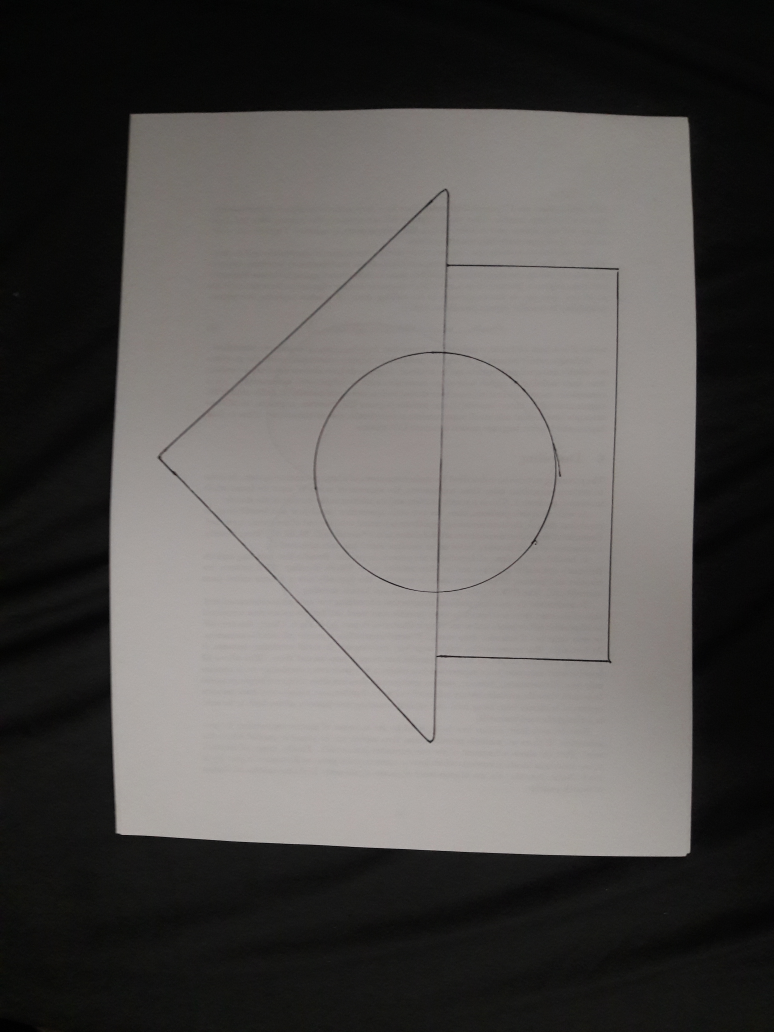
#> input picture python/pic_lib/straight1.jpg, 3096 x 4128 px (shown at 1/4 size)
$ python opencv_test_3.py   (Python 2 division)
#> lines starting #> are read from the running program, lines starting #| are printed output that depends on the picture; after the words box and inside, x2 and y2 are one past the last pixel; in counts of white or black regions, pixels touching at a corner belong together
### python/utility.py
import cv2

from datetime import datetime

# [17 lines left out: function to_JSON_string, not called in this run]


def send(obj):
    print(to_JSON_string(obj))


# [8 lines left out: function write_result, not called in this run]


def shrink_to_size(img, get_dims = False):
    height, width = img.shape[:2]
    MAX = 600

    max_height = min(height, MAX)
    max_width = min(width, MAX)

    ratio = 1

    if (height>width):
        max_dim = 'height'
    else:
        max_dim = 'width'
    resize = False

    if (max_dim == 'height'):
        if (height>max_height):
            ratio = float(max_height)/height
            resize = True
    else:
        if (width>max_width):
            ratio = float(max_width)/width
            resize = True
    if (resize):
        height = int(ratio*height)
        width = int(ratio*width)
        img = cv2.resize(img,(width, height), interpolation = cv2.INTER_AREA)
    if get_dims:
        return (img, width, height)
    return img

### python/general_merge.py
import math
import random

def merge_helper(lines, merge_group, check_merge_criteria):
    merged_lines = []

    if (len(lines) == 0):
        return []

    remaining_lines = lines[:]

    seed_idx = 0
    seed_line = lines[seed_idx]
    groups = [[seed_line]]
    to_remove_idxs = [0]
    current_group_idx = 0
    while (len(remaining_lines)>0):
        for i in xrange(1, len(remaining_lines)):
            growing_line = merge_group(groups[current_group_idx])
            line = remaining_lines[i]
            if (check_merge_criteria(growing_line, line)):
                    groups[current_group_idx].append(line)
                    to_remove_idxs.append(i)
        remaining_lines_copy = []
        for i in xrange(len(remaining_lines)):
            if i not in to_remove_idxs:
                remaining_lines_copy.append(remaining_lines[i][:])
        remaining_lines = remaining_lines_copy
        if (len(remaining_lines)>0):
            current_group_idx += 1
            next_seed = remaining_lines[0]
            groups.append([next_seed])
            to_remove_idxs = [0]

    for group in groups:
        merged_line = merge_group(group)
        merged_lines.append(merged_line)
    return merged_lines

def merge(lines, merge_group, check_merge_criteria):
    max_iter = 10
    count = 0
    num_lines = len(lines)
    merged_lines = lines
    done = False
    while not done:
        count += 1
        merged_lines = merge_helper(merged_lines, merge_group, check_merge_criteria)
        num_merged_lines = len(merged_lines)
        if (num_merged_lines == num_lines) or (count == max_iter):
            done = True
        else:
            num_lines = num_merged_lines

    return merged_lines


### python/line_merge.py
import general_merge
import geometry

def get_max_dist_endpoints(line1, line2):
    max_dist = 0
    x11,y11,x12,y12 = line1[0]


    x21,y21,x22,y22 = line2[0]

    points = [[x11,y11], [x12,y12], [x21,y21], [x22,y22]]

    max_point1 = None
    max_point2 = None

    for point1 in points:
        for point2 in points:
            dist = geometry.get_dist(point1, point2)
            if dist>max_dist:
                max_dist = dist
                max_point1 = point1
                max_point2 = point2

    return (max_dist, [max_point1, max_point2])


def get_merged_line(lines):
    max_max_dist = 0
    max_max_point1 = None
    max_max_point2 = None
    for line1 in lines:
        for line2 in lines:
            (max_dist, [max_point1, max_point2]) = get_max_dist_endpoints(line1, line2)
            if max_dist>max_max_dist:
                max_max_dist = max_dist
                max_max_point1 = max_point1
                max_max_point2 = max_point2

    return [[max_max_point1[0], max_max_point1[1], max_max_point2[0], max_max_point2[1]]]

def make_check_line_merge_criteria(circle=False):
    if circle:
        angle_low_thresh = .1
        angle_high_thresh = .1
        length_high_thresh = 75
        dist_thresh = 1

        min_length = 0
        min_length_dist = 0

    else:
        angle_low_thresh = 2#1
        angle_high_thresh = 7
        length_high_thresh = 75
        dist_thresh = 5

        min_length = 5
        min_length_dist = 2

    def check_line_merge_criteria(ref_line, test_line):


        merge = False

        test_line_length = geometry.get_line_length(test_line)
        dist = geometry.get_min_dist_line_segments(ref_line, test_line)
        diff = geometry.get_angle_diff(ref_line, test_line)

     ## this generally causes bad merges and results in directions changing easily
##        if test_line_length<min_length:
##            if dist<min_length_dist:
##                merge = True

        if (dist<dist_thresh):
            if (test_line_length>length_high_thresh):
                if (diff < angle_low_thresh):
                    merge = True
            else:
                if (diff < angle_high_thresh):
                    merge = True
        return merge

    return check_line_merge_criteria

def clean_merge_lines(merge_lines, edge_lines):
    cleaned_lines = []
    for line in merge_lines:
        if not clean_merge_line(line, edge_lines):
            cleaned_lines.append(line)
    return cleaned_lines

def clean_merge_line(line, edge_lines):
    length = geometry.get_line_length(line)
    clean = False

    angle_thresh = 2
    dist_thresh = 5
    length_thresh = 5
    if length < length_thresh:
        clean = True
    for edge_line in edge_lines:
        diff = geometry.get_angle_diff(line, edge_line)
        dist = geometry.get_min_dist_line_segments(line, edge_line)
        if (diff < angle_thresh):
            if (dist<dist_thresh):
                clean = True
    return clean


def merge_lines(lines, edge_lines = [], circle=False):
    merged_lines = general_merge.merge(lines, get_merged_line, make_check_line_merge_criteria(circle))
    merged_lines = clean_merge_lines(merged_lines, edge_lines)
    return merged_lines

### python/geometry.py
import math

def get_angle(line):
    '''
    returns an angle between 90 and -90
    '''
    x1,y1,x2,y2 = line[0]
    if (x1 == x2):
        return 90
    angle = math.degrees(math.atan((y1-y2)/float(x1-x2)))

    return angle

def get_angle_diff(line1, line2):
    angle1 = get_angle(line1)
    angle2 = get_angle(line2)
    diff = abs(angle1-angle2)
    if diff>90:
        diff = 180 - diff

    return diff

def get_line_equation(line):
    x1,y1,x2,y2 = line[0]
    if (x1-x2==0):
        return (float('inf'), None)

    m = (y1-y2)/float(x1-x2)
    c = y1 - m*x1

    return (m, c)

def dist_from_point_to_line(point, line):
    line_params = get_line_equation(line)
    m, c = line_params
    if c is None:
        special_x = line[0][0]
        dist = abs(point[0]- special_x)
        return dist, [special_x, point[1]]
    adjusted_point = [point[0], point[1]-c]
    point_length = get_dist([0,0], adjusted_point)
    point_angle = get_angle([[0,0,adjusted_point[0], adjusted_point[1]]])
    m_angle = get_angle([[0, 0, 1, m]])
    diff = abs(m_angle-point_angle)
    dist = point_length*math.sin(math.radians(diff))
    intersect_length = point_length*math.cos(math.radians(diff))
    intersect_x = intersect_length*math.cos(math.radians(m_angle))
    intersect_y = intersect_length*math.sin(math.radians(m_angle))+c

    return (dist, [intersect_x, intersect_y])

def check_point_within_line_segment(point, line):
    endpoint1, endpoint2 = get_endpoints(line)
    length = get_line_length(line)
    dist, intersect = dist_from_point_to_line(point, line)

    dist1 = get_dist(endpoint1, point)
    dist2 = get_dist(endpoint2, point)

    # since the point has to be within the line, the dist must be 0
    if dist < 0.0001:
        # since point is within line segment, must have both
        # distances be less than length
        if (dist1<=length) and (dist2<=length):
            return True

    return False

def dist_from_point_to_line_segment(point, line):
    line_params = get_line_equation(line)
    endpoint1, endpoint2 = get_endpoints(line)
    dist, intersect = dist_from_point_to_line(point, line)

    m, c = line_params
    if not check_point_within_line_segment(intersect, line):
        dist1 = get_dist(endpoint1, point)
        dist2 = get_dist(point, endpoint2)
        if (dist1<dist2):
            dist = dist1
            intersect = endpoint1
        else:
            dist = dist2
            intersect = endpoint2
    return dist, intersect

def get_lines_intersect(line1, line2, check_boundaries = False):
    m1, c1 = get_line_equation(line1)
    m2, c2 = get_line_equation(line2)


    if (c1 is None) and (c2 is None): # parallel special case
        return None

    if (m1 == m2): #parallel
        return None

    if (c1 is None):
        x = line1[0][0]
        y = m2*x + c2

    elif (c2 is None):
        x = line2[0][0]
        y = m1*x + c1

    else:
        x = (c2 - c1)/(m1 - m2)
        y = m1*x + c1

    # this point is on both lines
    intersect = [x,y]

    if check_boundaries:
        both_within = True
        for line in [line1, line2]:
            if not check_point_within_line_segment(intersect, line):
                both_within = False
        if not both_within:
            return None

    return (x,y)

def get_min_dist_line_segments(line1, line2):
    if get_lines_intersect(line1, line2, check_boundaries = True) is not None:
        return 0
    min_dist = float('inf')
    endpoints1 = get_endpoints(line1)
    endpoints2 = get_endpoints(line2)

    for point in endpoints1:
        dist, intersect = dist_from_point_to_line_segment(point, line2)
        if (dist<min_dist):
            min_dist = dist


    for point in endpoints2:
        dist, intersect = dist_from_point_to_line_segment(point, line1)
        if (dist<min_dist):
            min_dist = dist
    return min_dist


def get_dist(point1, point2):
    x1, y1 = point1
    x2, y2 = point2
    return math.pow(math.pow((x1-x2), 2) + math.pow((y1-y2), 2), .5)

def get_endpoints(line):
    x1,y1,x2,y2 = line[0]
    return ([x1, y1], [x2, y2])

def get_line_length(line):
    x1,y1,x2,y2 = line[0]
    return get_dist([x1,y1],[x2,y2])

def get_midpoint(line):
    x1,y1,x2,y2 = line[0]
    return [(x1+x2)/2.0, (y1+y2)/2.0]

### python/opencv_test_3.py
import cv2
import numpy as np
from matplotlib import pyplot as plt
import utility as utils
import circle_processing
import line_merge
import geometry

import time


# [100 lines left out: function get_circles, not called in this run]


def get_lines(img, ref_img = None, params = None):
    height, width = img.shape[:2]

    if params is None:
        minLineLength = 1
        maxLineGap = 1
        threshold = 25 #25
        blur = 3
    else:
        minLineLength = params["minLineLength"]
        maxLineGap = params["maxLineGap"]
        threshold = params["threshold"]
        blur = params["blur"]

    inv_img = cv2.bitwise_not(img)
    if blur is not None:
        inv_img = cv2.medianBlur(inv_img,blur)
    if (ref_img is None):
        ref_img = cv2.cvtColor(inv_img,cv2.COLOR_GRAY2BGR)

##    gray = cv2.cvtColor(img,cv2.COLOR_BGR2GRAY)
##    edges = cv2.Canny(img,50,150,apertureSize = 3)
##    edges = get_edges(img)
    line_img = ref_img

    blank_image = cv2.bitwise_not(np.zeros((height,width,3), np.uint8))

    lines = cv2.HoughLinesP(inv_img,1,np.pi/180,threshold,minLineLength,maxLineGap)

    if (lines is None):
        lines = []
##    print len(lines)
    for line in lines:
        for x1,y1,x2,y2 in line:
            cv2.line(line_img,(x1,y1),(x2,y2),(0,255,0), 1)
# [9 lines of commented-out code are left out]


    blank_image = cv2.cvtColor(blank_image,cv2.COLOR_BGR2GRAY)

    return (line_img, lines, blank_image)


# [13 lines left out: function get_corners, not called in this run]


def correct_skew(img, corners):

    def order_corners(corners):
    # for 4 corners!

        def sort_by(corners, sort_type):
            # [6 lines left out: function compare, not called in this run]
            return sorted(corners, compare)

        if len(corners) != 4:
            raise RuntimeError("The number of corners has to be 4")
        lefts = []
        rights = []
        x_sorted = sort_by(corners, 0)
        for i in xrange(4):
            if i<2:
                lefts.append(x_sorted[i])
            else:
                rights.append(x_sorted[i])

        left_y_sorted = sort_by(lefts, 1)
        right_y_sorted = sort_by(rights, 1)

        top_left = left_y_sorted[0]
        bottom_left = left_y_sorted[1]

        top_right = right_y_sorted[0]
        bottom_right = right_y_sorted[1]

        return [top_left, top_right, bottom_right, bottom_left]


    # [28 lines left out: function get_corrected_corners, not called in this run]

    corners = order_corners(corners)
    corrected_corners, orientation, edge_lines = get_corrected_corners(corners)
    pts1 = np.float32([corners])
    pts2 = np.float32([corrected_corners])

    M = cv2.getPerspectiveTransform(pts1,pts2)

    dst = cv2.warpPerspective(img,M,(corrected_corners[2][0], corrected_corners[2][1]))

    # returns the ordered corners
    return dst, corners, orientation, edge_lines


def get_page_corners(bin_img, img):
    params = { ## tested good values
        "minLineLength": 400000,
        "maxLineGap": 50,
        "threshold": 150,
        "blur": 5
        }

    result, lines, bin_lines = get_lines(bin_img, params = params)
    merged_lines = line_merge.merge_lines(lines)
# [26 lines of commented-out code are left out]
    height, width = img.shape[:2]
##    print width, height
##    print merged_lines

    img_corners = [[0,0], [width, 0], [width, height], [0, height]]
    edge_lines = []#[[[0,0,width, 0]],[[0,0,0,height]],[[width,0,width,height]],[[0,height,width,height]]]

    corners = []

    for img_corner in img_corners:
        min_dist = float('inf')
        best_corner = None
##        print "image corner", img_corner
        for line in merged_lines:
            if geometry.get_line_length(line)>min(height/8.0, width/8.0):
                dist, intersect = geometry.dist_from_point_to_line_segment(img_corner, line)
    ##            print line
    ##            print dist, intersect
                if (dist<min_dist):
                    min_dist = dist
                    best_corner = intersect
        if best_corner is not None:
            if (min_dist>max(height/2.0, width/2.0)): #hackityhack
                corners.append(img_corner)
            else:
                corners.append(best_corner)

# [29 lines of commented-out code are left out]
    if len(corners)==0:
        corners = img_corners

    img, corners, orientation, edge_lines = correct_skew(img, corners)
    bin_img, corners, orientation, edge_lines = correct_skew(bin_img, corners)

    return bin_img, img, corners, edge_lines
##
### from http://www.pyimagesearch.com/2017/01/02/rotate-images-correctly-with-opencv-and-python/
##def rotate_bound(image, angle):
##    # grab the dimensions of the image and then determine the
##    # center
##    (h, w) = image.shape[:2]
##    (cX, cY) = (w // 2, h // 2)
##
##    # grab the rotation matrix (applying the negative of the
##    # angle to rotate clockwise), then grab the sine and cosine
##    # (i.e., the rotation components of the matrix)
##    M = cv2.getRotationMatrix2D((cX, cY), -angle, 1.0)
##    print M
##    cos = np.abs(M[0, 0])
##    sin = np.abs(M[0, 1])
##
##    # compute the new bounding dimensions of the image
##    nW = int((h * sin) + (w * cos))
##    nH = int((h * cos) + (w * sin))
##
##    # adjust the rotation matrix to take into account translation
##    M[0, 2] += (nW / 2) - cX
##    M[1, 2] += (nH / 2) - cY
##
##    # perform the actual rotation and return the image
##    return cv2.warpAffine(image, M, (nW, nH))
##
##def rotate_point(point,image,angle):
##    def apply_m(point, M):
##        point_inv = [point[1], point[0]]
##
##        point_inv = [
##            point_inv[0]*M[0][0] + point_inv[1]*M[1][0],
##            point_inv[0]*M[0][1] + point_inv[1]*M[1][1]
##            ]
##
##        point = [point_inv[1], point_inv[0]]
####        point = [
####            point[0]*M[0][0] + point[1]*M[1][0],
####            point[0]*M[0][1] + point[1]*M[1][1]
####            ]
##
##
##        return point
##
##    (h, w) = image.shape[:2]
##    center = (w // 2, h // 2)
##
##    M = cv2.getRotationMatrix2D(center, -angle, 1.0)
##    point[0] = point[0]-center[0]
##    point[1] = point[1]-center[1]
##
##
##    point = apply_m(point, M)
##    [nw,nh] = apply_m(center,M)
##    print center
##    print nw, nh
##
##    point[0] = point[0] + nw
##    point[1] = point[1] + nh
##
##    return point

save_pics = True
##save_pics = False

testing = True
##testing = False

if not testing:
    path = raw_input()
    corners = raw_input()

else:
##    path = 'pic_lib/1.jpg'
    path = 'pic_lib/lor_1.jpg'
    path = 'pic_lib/huy_1.jpg'
# [13 lines of commented-out code are left out]
    path = 'pic_lib/straight1.jpg'
# [10 lines of commented-out code are left out]

    corners = 'None'

img = cv2.imread(path,0)
if (img is not None):

    start = time.time()

    img = utils.shrink_to_size(img)
#> in shrink_to_size, `img = cv2.resize(img,(width, height), interpolation = cv2.INTER_AREA)`:
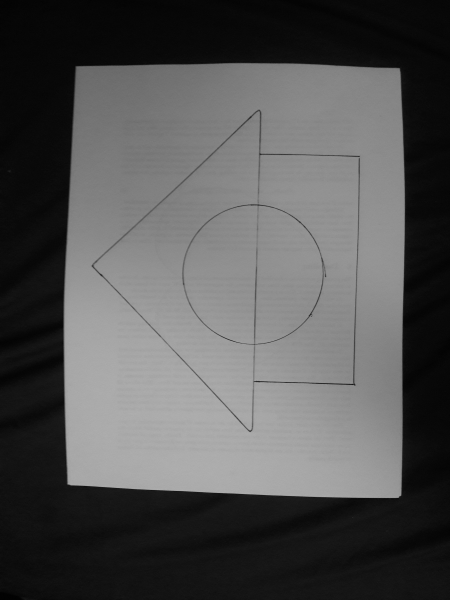
#> img: shape (600, 450); min 1, max 174, mean 83.1
    orig_img = img.copy()

    img_bin = img.copy()
    img_bin = cv2.GaussianBlur(img_bin,(5,5),0)
    img_bin = cv2.adaptiveThreshold(img_bin,255,cv2.ADAPTIVE_THRESH_GAUSSIAN_C,\
            cv2.THRESH_BINARY,11,2)
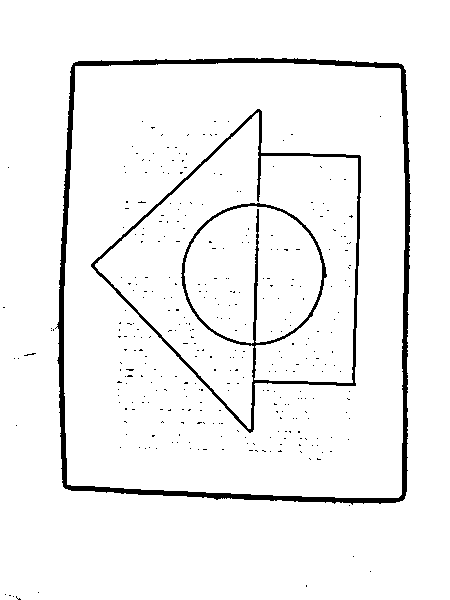
#> img_bin: shape (600, 450); 95.2% white; 340 black regions (338 under 20 px), largest, box (x1, y1, x2, y2) and area: (55, 58, 411, 505) 7491, (91, 109, 361, 433) 4658

    edge_lines = []
    if (corners != 'None'):
        img, corners, orientation, edge_lines = correct_skew(img, eval(corners))
    else:
        bin_img, img, corners, edge_lines = get_page_corners(img_bin, img)
#> in get_lines, `inv_img = cv2.medianBlur(inv_img,blur)`:
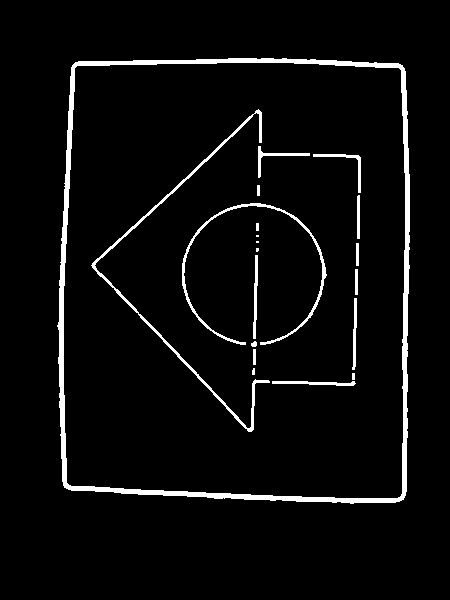
#> inv_img: shape (600, 450); 4.4% white; 20 white regions (4 under 20 px), largest, box (x1, y1, x2, y2) and area: (57, 58, 410, 504) 7466, (91, 109, 270, 432) 1547, (182, 203, 327, 345) 1176
#> in get_lines, `lines = cv2.HoughLinesP(inv_img,1,np.pi/180,threshold,minLineLength,ma..`: lines = 30 rows, first 6: [405, 495, 405, 71], [406, 491, 406, 90], [404, 172, 404, 68], [68, 489, 399, 501], [65, 262, 72, 65], [75, 62, 368, 62]
#> the loop in get_lines, `for line in lines:` made 30 passes
#> after the loop in get_lines, `for line in lines:`:
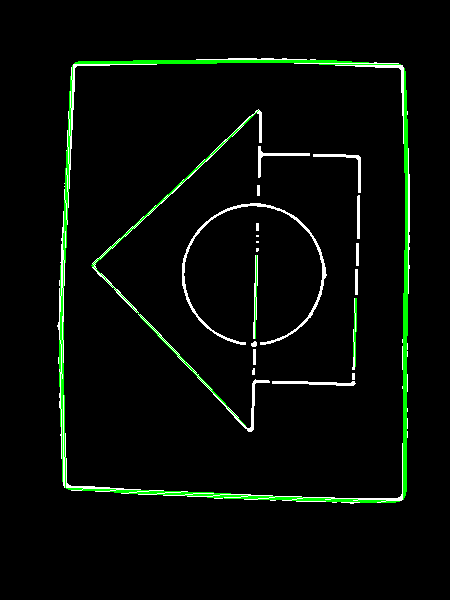
#> line_img: shape (600, 450, 3); mean B, G, R 6.2, 11.3, 6.2
#> in merge, `num_lines = len(lines)`: num_lines = 30
#> in merge, `merged_lines = lines`: merged_lines has the same summary as lines in get_lines
#> the loop in merge, `while not done:` made 2 passes
#> (num_merged_lines, num_lines) on pass 1: (9, 9)
#> after the loop in merge, `while not done:`: count = 2
#> in merge_lines, `merged_lines = general_merge.merge(lines, get_merged_line, make_check_..`: merged_lines = [[[404, 68, 403, 499]], [[399, 501, 66, 488]], [[72, 65, 62, 481]], [[74, 63, 400, 64]], [[245, 425, 92, 265]], [[255, 338, 256, 255]], [[91, 265, 258, 110]], [[355, 366, 356, 298]], [[65, 487, 60, 312]]]
#> the loop in clean_merge_lines, `for line in merge_lines:` made 9 passes
#> after the loop in clean_merge_lines, `for line in merge_lines:`: cleaned_lines has the same summary as merged_lines in merge_lines
#> (the run stopped early here; a loop or call above may not have finished)
